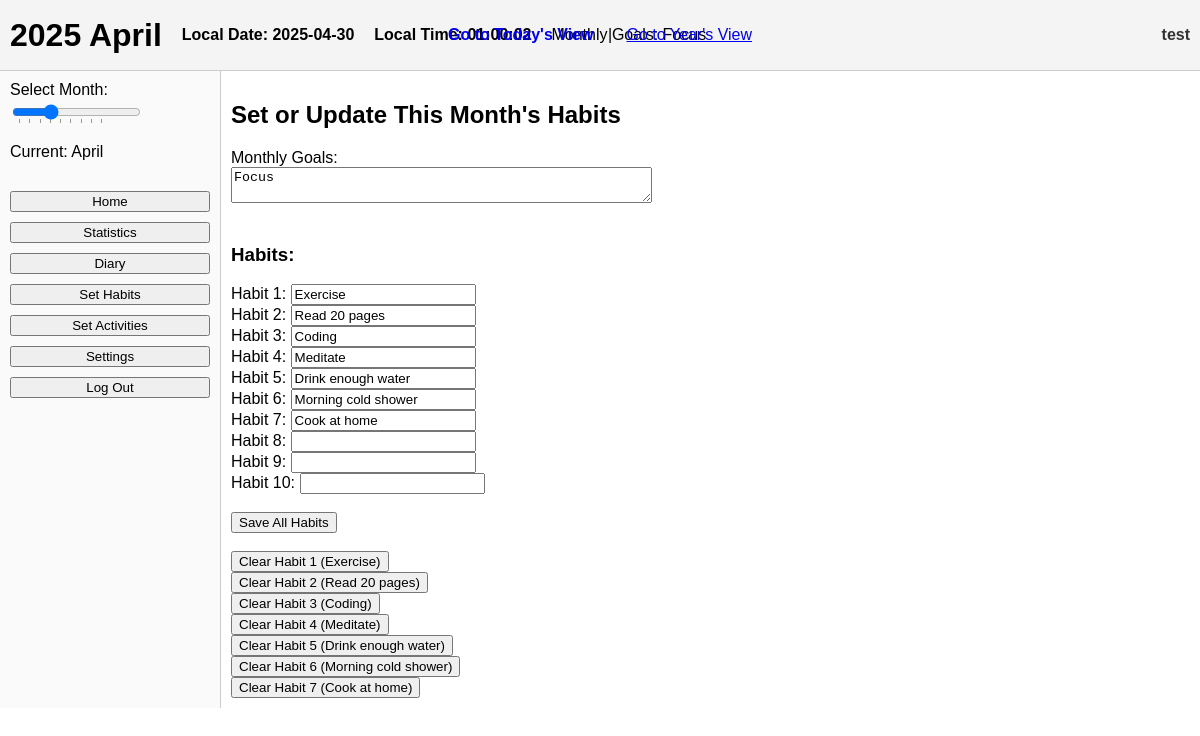
Page /habits/2025/4/ (signed in) on the committed database.
### mainpage/models.py (models this page shows, shortened)
class MonthlyHabits(models.Model):
    user_id = models.IntegerField()
    year = models.IntegerField()
    month = models.IntegerField()
    goal_text = models.TextField(blank=True)
    habit_1 = models.CharField(max_length=100, blank=True)
    habit_2 = models.CharField(max_length=100, blank=True)
    habit_3 = models.CharField(max_length=100, blank=True)
    habit_4 = models.CharField(max_length=100, blank=True)
    habit_5 = models.CharField(max_length=100, blank=True)
    habit_6 = models.CharField(max_length=100, blank=True)
    habit_7 = models.CharField(max_length=100, blank=True)
    habit_8 = models.CharField(max_length=100, blank=True)
    habit_9 = models.CharField(max_length=100, blank=True)
    habit_10 = models.CharField(max_length=100, blank=True)
    class Meta:
        unique_together = ("user_id", "year", "month")

### authapp/models.py (models this page shows, shortened)
class CustomUser(AbstractUser):
    username = models.CharField(
        _('username'),
        max_length=12,
        unique=True,
        help_text=_('Required. 3-12 characters. Letters and digits only.'),
        validators=[
            RegexValidator(
                regex=r'^[A-Za-z0-9]+$',
                message=_('Username can only contain letters and digits.')
            ),
            MinLengthValidator(3, _('Username must have at least 3 characters.')),
            MaxLengthValidator(12, _('Username cannot exceed 12 characters.')),
        ],
        error_messages={
            'unique': _("This username is already taken."),
        },
    )
    first_name = None
    last_name = None
    GENDER_CHOICES = [
        (1, 'Male'),
        (2, 'Female'),
    ]
    preferred_name = models.CharField(max_length=100, blank=True)
    b_day = models.DateField(null=True, blank=True)
    gender = models.IntegerField(choices=GENDER_CHOICES, null=True, blank=True)

### mainpage/views.py (the view, shortened to what this page needs)
# urls.py: path('habits/<int:year>/<int:month>/', set_habits_view, name='set_habits'),
@login_required
def set_habits_view(request, year, month):
    from .models import DailyData
    monthly_obj, _ = MonthlyHabits.objects.get_or_create(
        user_id=request.user.id,
        year=year,
        month=month
    )
    habits_with_index = [
        (1, monthly_obj.habit_1),
        (2, monthly_obj.habit_2),
        (3, monthly_obj.habit_3),
        (4, monthly_obj.habit_4),
        (5, monthly_obj.habit_5),
        (6, monthly_obj.habit_6),
        (7, monthly_obj.habit_7),
        (8, monthly_obj.habit_8),
        (9, monthly_obj.habit_9),
        (10, monthly_obj.habit_10),
    ]
    context = {
        "monthly_obj": monthly_obj,
        "habits_with_index": habits_with_index,
        "year": year,
        "month": month,
        "current_view": "set_habits",
    }
    return render(request, "mainpage/set_habits.html", context)

### mainpage/templates/mainpage/set_habits.html (shortened to what this page needs)
{% extends "mainpage/base_month.html" %}
{% load static %}
{% block content %}
<h2>Set or Update This Month's Habits</h2>
<form method="POST" action="{% url 'set_habits' year month %}">
  <label for="goal_text">Monthly Goals:</label><br/>
  <textarea name="goal_text" id="goal_text" rows="2" cols="50">{{ monthly_obj.goal_text }}</textarea>
  <br/><br/>
  <h3>Habits:</h3>
  {% for idx, habit_value in habits_with_index %}
    <label>Habit {{ idx }}:</label>
    <input type="text" name="habit_{{ idx }}" value="{{ habit_value|default_if_none:'' }}">
    <br/>
  {% endfor %}
  <br/>
  <button type="submit">Save All Habits</button>
</form>
<br/>
{% for idx, habit_value in habits_with_index %}
  {% if habit_value %}
    <form method="POST" action="{% url 'set_habits' year month %}" style="display:inline;">
      <button type="submit">Clear Habit {{ idx }} ({{ habit_value }})</button>
    </form>
    <br/>
  {% endif %}
{% endfor %}
{% endblock %}

### mainpage/templates/mainpage/base_month.html (shortened to what this page needs)
{% load static %}
<!DOCTYPE html>
<html lang="en">
<head>
  <link rel="stylesheet" href="{% static 'mainpage/css/monthly.css' %}">
</head>
<body>
  <header class="main-header">
    <div class="header-left">
      <h1 id="currentMonth" data-year="{{ year }}" data-month="{{ month }}">
      </h1>
      <p id="local-date" style="font-weight:bold;">Date: --</p>
      <p id="local-time" style="font-weight:bold;">Time: --:--:--</p>
      {% if monthly_obj.goal_text %}
        <div class="monthly-goals">Monthly Goals: {{ monthly_obj.goal_text }}</div>
      {% endif %}
    </div>
    <div class="center-nav">
      <a id="log-today-link" href="#">Go to Today's View</a>
      <span style="margin: 0 10px;">|</span>
      <a id="log-year-link" href="{% url 'year_statistics' year=year %}">Go to Year's View</a>
    </div>
    <div class="header-right">
      <span class="username">{{ user.username }}</span>
    </div>
  </header>
  <div class="content-container">
    <nav class="navbar">
      <label for="monthSlider">Select Month:</label>
      <input
        type="range"
        id="monthSlider"
        name="monthSlider"
        min="1"
        max="12"
        step="1"
        value="{{ month }}"
        data-view="{{ current_view }}"
        list="monthTickmarks"
      />
      <p id="sliderMonthLabel">Current: --</p>
      <div class="menu-buttons">
        <button onclick="window.location.href='{% url 'main_page' %}'">Home</button>
        {% if month %}
          <button onclick="window.location.href='{% url 'month_view' year=year month=month %}'">Statistics</button>
          <button onclick="window.location.href='{% url 'diary_view' year=year month=month %}'">Diary</button>
          <button onclick="window.location.href='{% url 'set_habits' year=year month=month %}'">Set Habits</button>
          <button onclick="window.location.href='{% url 'activity_config_view' year=year month=month %}'">Set Activities</button>
        {% endif %}
        <button onclick="window.location.href='{% url 'settings' %}'">Settings</button>
        <button onclick="window.location.href='{% url 'logout' %}'">Log Out</button>
      </div>
    </nav>
    <main class="main-content">
      {% block content %}{% endblock %}
    </main>
  </div>
</body>
</html>

### mainpage/static/mainpage/css/monthly.css (style rules this page uses)
body { margin: 0; font-family: Arial, sans-serif; }
header { background-color: #f4f4f4; padding: 10px; display: flex; align-items: center; justify-content: space-between; border-bottom: 1px solid #ccc; }
.main-header { background-color: #f4f4f4; padding: 10px; display: flex; align-items: center; justify-content: space-between; border-bottom: 1px solid #ccc; position: relative; height: 50px; flex-wrap: nowrap; }
.header-left { display: flex; align-items: center; gap: 20px; }
.center-nav { position: absolute; left: 50%; transform: translateX(-50%); line-height: 50px; }
.header-right { display: flex; align-items: center; gap: 10px; }
#log-today-link { font-weight: bold; text-decoration: none; }
.username { font-weight: bold; color: #333; }
.content-container { display: flex; flex-direction: row; }
.navbar { width: 200px; border-right: 1px solid #ccc; padding: 10px; background-color: #fafafa; }
.menu-buttons { margin-top: 30px; }
.menu-buttons button { display: block; margin-bottom: 10px; width: 100%; }
.main-content { flex: 1; overflow-y: auto; padding: 10px; }

### rows in the picture
MonthlyHabits: goal_text "Focus", habits_with_index "Exercise" "Read 20 pages" "Coding" "Meditate" "Drink enough water" "Morning cold shower" "Cook at home", habits_with_index "Exercise" "Read 20 pages" "Coding" "Meditate" "Drink enough water" "Morning cold shower" "Cook at home"
CustomUser: username "test"

### other values in the picture
{{ idx }} "1" "2" "3" "4" "5" "6" "7" "8" "9" "10"
{{ idx }} "1" "2" "3" "4" "5" "6" "7"
